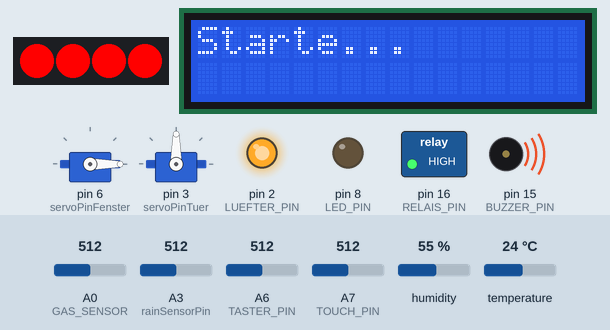
Bench run of a sketch on a simulated Arduino Nano, built with avr-gcc and run on an emulated ATmega328P. Shown: 4 RGB LEDs in strip order, left to right, 2 × servo, 16×2 character LCD, switched loads named in the sketch (green lamp = pin HIGH), output pins drawn as LEDs (lit = HIGH), buzzer (waves = sounding, pin HIGH). Inputs (shaded band) come from the test bench; at power-on: A7 (TOUCH_PIN) = 512, A0 (GAS_SENSOR) = 512, A3 (rainSensorPin) = 512, A6 (TASTER_PIN) = 512, humidity 55 %, temperature 24 °C. Pins used as bus, display or sensor lines are not drawn; what the sketch prints to the serial monitor is not drawn.

Above: at 1.4 s.
1.5 s: A7 (TOUCH_PIN) set to 53
3.0 s: A7 (TOUCH_PIN) set to 46
At 5.1 s:
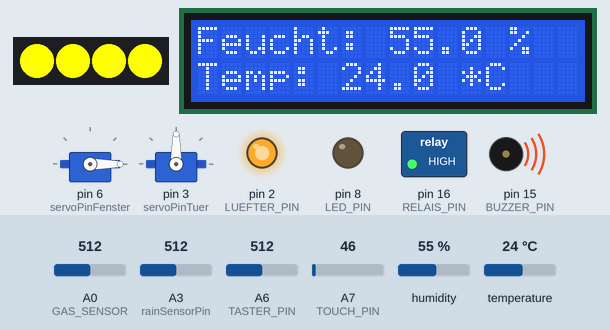
At 5.8 s:
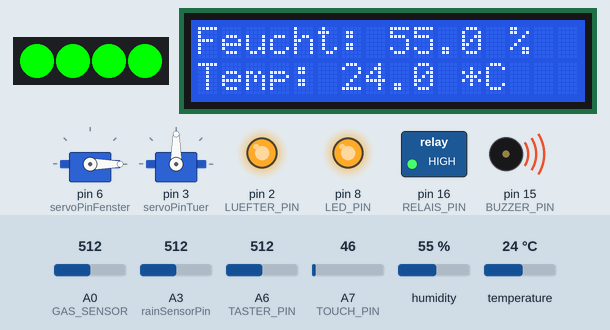
6.0 s: A7 (TOUCH_PIN) set to 122
At 8.0 s:
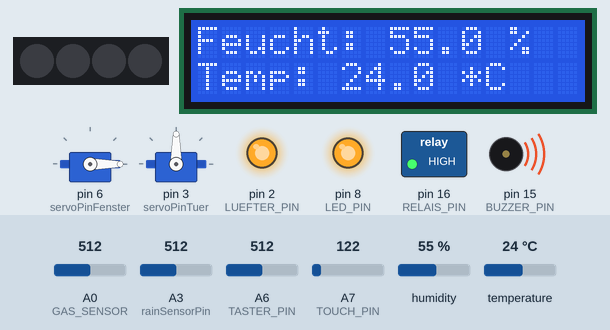
Timing chart, 0 to 9.5 s (numbered marks = the images above; inputs shaded):
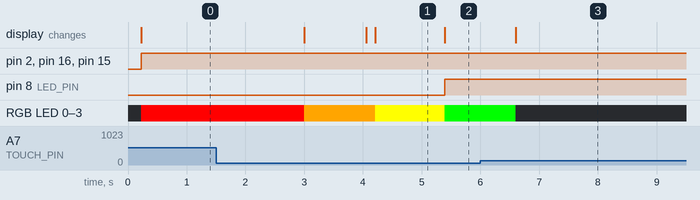

Measured:
- the behaviour switches between 51 and 50 on A7 (TOUCH_PIN) (found by bisection; images 0 and 1)
- after the input at 1.5 s, every drawn part: stays the same
- after the input at 3.0 s, pin 8 (LED_PIN): LOW → HIGH after 2.4 s; RGB LED 0–3: RGB(255, 0, 0) → RGB(255, 165, 0) at once, → RGB(255, 255, 0) 1.2 s later, → RGB(0, 255, 0) 1.2 s later
- after the input at 6.0 s, pin 8 (LED_PIN): stays HIGH (without the input it goes to LOW after 5.4 s)
- what the display in image 1 shows lasts 1.2 s, from 4.2 s to 5.4 s

The sketch:

gesamt_code_raspberry.ino
```cpp
#include <Servo.h>
#include <Adafruit_NeoPixel.h>  // Bibliothek für LED steuerung durch TOUCH-Sensor
#include <DHT.h>
#include <Wire.h>               // Bibliothek für I2C-Kommunikation
#include <LiquidCrystal_I2C.h>  // Bibliothek für LCD-Display
#include <SPI.h>
#include <MFRC522.h>            // Bibliothek für RC522 RFID-Leser

// Pin-Definitionen
// Gas Alarmsystem Steuerung durch Lüfter_Buzzer_Taster_LED
#define LUEFTER_PIN 2
#define RELAIS_PIN 16
#define BUZZER_PIN 15
#define LED_PIN 8
#define TASTER_PIN A6
#define GAS_SENSOR A0

// LED steuerung durch TOUCH-Sensor
#define TOUCH_PIN 7
#define LED_NEO_PIN 5
#define LED_ANZAHL 4

// Fenstersteuerungssystem durch Regensensor
#define rainSensorPin A3
#define servoPinFenster 6

// Temperature und Feuchtigkeitsystem steuerung durch LCD
#define DHTPIN 4
#define DHTTYPE DHT11

// Türsteuerungssystem durch RFID und Servo
#define RST_PIN 9
#define SS_PIN 10
#define servoPinTuer 3

// Schwellenwerte und Konstanten
// Gas Alarmsystem Steuerung durch Lüfter_Buzzer_Taster_LED
const int GAS_ALARM_LEVEL = 400;  // Gas-Schwellwert für Alarm
const int LED_INTERVALL = 5000;   // LED Blinkintervall in ms

// LED steuerung durch TOUCH-Sensor
const int farbIntervall = 1000;   // Farbwechsel alle 1000ms
const int farben[][4] = {
  {255, 0, 0, "Rot"},
  {255, 165, 0, "Orange"},
  {255, 255, 0, "Gelb"},
  {0, 255, 0, "Grün"},
  {0, 255, 255, "Cyan"},
  {0, 0, 255, "Blau"},
  {128, 0, 128, "Lila"},
  {255, 105, 180, "Rosa"},
  {255, 255, 255, "Weiß"}
};

// Fenstersteuerungssystem durch Regensensor
const int offenWinkel = 0;
const int geschlossenWinkel = 180;
const int regenSchwelle = 500;
const long warteZeitFenster = 1000;

// Türsteuerungssystem durch RFID und Servo
const int oeffnungsWinkel = 0;
const int schliessWinkel = 90;
const long warteZeitTuer = 3000;
const String blaueChipCode = "112155927";
const String studentenkarteCode = "4307817024027144";
const String weisserkarteCode = "1761411334";
int rfidZugang = 0;  // Standardwert: kein Zugang

// Objekte
// Gas Alarmsystem Steuerung durch Lüfter_Buzzer_Taster_LED
bool alarmAktiv = false;
bool tasterGedrueckt = false;
bool alarmManuellDeaktiviert = false;
unsigned long letzteLedAenderung = 0;
bool ledZustand = false;

// LED steuerung durch TOUCH-Sensor
Adafruit_NeoPixel led(LED_ANZAHL, LED_NEO_PIN, NEO_GRB + NEO_KHZ800);
bool ledsAn = false;
unsigned long letzteAenderung = 0;
int aktuelleFarbe = 0;

// Fenstersteuerungssystem durch Regensensor
Servo meinServo;

// Temperature und Feuchtigkeitsystem steuerung durch LCD
DHT dht(DHTPIN, DHTTYPE);
LiquidCrystal_I2C lcd(0x27, 16, 2);  // LCD mit 16 Zeichen, 2 Zeilen

// Türsteuerungssystem durch RFID und Servo
MFRC522 mfrc522(SS_PIN, RST_PIN);  // RFID-Modul
Servo tuerServo;

// Serial Datenübertragung
unsigned long letzteDatenSendung = 0;
const long datenIntervall = 500;

void setup() {
  // Serielle Kommunikation starten
  Serial.begin(115200);

  // Gas Alarmsystem Steuerung durch Lüfter_Buzzer_Taster_LED
  pinMode(LUEFTER_PIN, OUTPUT);
  pinMode(RELAIS_PIN, OUTPUT);
  pinMode(BUZZER_PIN, OUTPUT);
  pinMode(LED_PIN, OUTPUT);
  pinMode(TASTER_PIN, INPUT_PULLUP);

  // LED steuerung durch TOUCH-Sensor
  pinMode(TOUCH_PIN, INPUT);
  led.begin();
  led.show();

  // Fenstersteuerungssystem durch Regensensor
  meinServo.attach(servoPinFenster);
  meinServo.write(offenWinkel);  // Fenster auf beim Start

  // Temperature und Feuchtigkeitsystem steuerung durch LCD
  lcd.init();
  lcd.backlight();
  lcd.clear();
  lcd.print("Starte...");
  dht.begin();
  delay(100);

  // Türsteuerungssystem durch RFID und Servo
  SPI.begin();
  mfrc522.PCD_Init();
  tuerServo.attach(servoPinTuer);
  tuerServo.write(schliessWinkel);  // Tür zu beim Start
}

void loop() {
  GasSystem();
  LedTouchSystem();
  RainSensorSystem();
  DHTSystem();
  RFIDSystem();
  sendSensorData();
}

// Systemfunktionen
// Gas Alarmsystem Steuerung durch Lüfter_Buzzer_Taster_LED
void GasSystem() {
  int gasWert = analogRead(GAS_SENSOR);
  bool tasterStatus = analogRead(TASTER_PIN) < 50; // Analoger Schwellwert
  if (tasterStatus && !tasterGedrueckt) {
    tasterGedrueckt = true;
    alarmAktiv = false;
    alarmManuellDeaktiviert = true;
    allesAusschalten();
    delay(200);
  } else if (!tasterStatus) {
    tasterGedrueckt = false;
    if (gasWert < GAS_ALARM_LEVEL) {
      alarmManuellDeaktiviert = false;
    }
    if (gasWert >= GAS_ALARM_LEVEL && !alarmAktiv && !alarmManuellDeaktiviert) {
      alarmAktiv = true;
    }
  }
  if (alarmAktiv) {
    digitalWrite(RELAIS_PIN, HIGH);
    digitalWrite(LUEFTER_PIN, HIGH);
    digitalWrite(BUZZER_PIN, HIGH);
    if (millis() - letzteLedAenderung >= LED_INTERVALL) {
      ledZustand = !ledZustand;
      digitalWrite(LED_PIN, ledZustand);
      letzteLedAenderung = millis();
    }
  } else {
    allesAusschalten();
  }
}

// LED steuerung durch TOUCH-Sensor
void LedTouchSystem() {
  int touchWert = analogRead(TOUCH_PIN);
  bool beruehrung = (touchWert > 50);
  if (beruehrung) {
    ledsAn = !ledsAn;
    if (ledsAn) {
      aktuelleFarbe = 0;
      farbeAnzeigen(aktuelleFarbe);
    } else {
      ausschalten();
    }
    delay(300);
    while (analogRead(TOUCH_PIN) > 50) {}
  }
  if (ledsAn && millis() - letzteAenderung >= farbIntervall) {
    aktuelleFarbe = (aktuelleFarbe + 1) % 9;
    farbeAnzeigen(aktuelleFarbe);
    letzteAenderung = millis();
  }
}

// Fenstersteuerungssystem durch Regensensor
void RainSensorSystem() {
  int regenWert = analogRead(rainSensorPin);
  if (regenWert < regenSchwelle) {
    meinServo.write(geschlossenWinkel);
  } else {
    meinServo.write(offenWinkel);
  }
  delay(warteZeitFenster);
}

// Temperature und Feuchtigkeitsystem steuerung durch LCD
void DHTSystem() {
  ShowHumiture();
  delay(100);
}

// Türsteuerungssystem durch RFID und Servo
void RFIDSystem() {
  if (mfrc522.PICC_IsNewCardPresent() && mfrc522.PICC_ReadCardSerial()) {
    String uid = getUID();
    if (uid == studentenkarteCode || uid == blaueChipCode) {
      tuerOeffnen();
      rfidZugang = 1;  //  Zugang erlaubt
    } else {
      rfidZugang = 0;  //  Zugang verweigert
    }
    mfrc522.PICC_HaltA();
    mfrc522.PCD_StopCrypto1();
  }
}

// Neue Funktion für Datenübertragung
void sendSensorData() {
  if (millis() - letzteDatenSendung < datenIntervall) return;

  // Sensorwerte lesen
  int gasWert = analogRead(GAS_SENSOR);
  int regenWert = analogRead(rainSensorPin);
  int touchWert = analogRead(TOUCH_PIN);
  bool beruehrung = (touchWert > 50);
  float h = dht.readHumidity();
  float t = dht.readTemperature();
  bool tasterStatus = analogRead(TASTER_PIN) < 50;
  String rfidUID = mfrc522.PICC_IsNewCardPresent() && mfrc522.PICC_ReadCardSerial() ? getUID() : "none";

  // Daten senden
  Serial.print("gaswert, ");
  Serial.println(gasWert);
  Serial.print("taste, ");
  Serial.println(tasterStatus ? "1" : "0");
  Serial.print("regenwert, ");
  Serial.println(regenWert);
  Serial.print("touch, ");
  Serial.println(beruehrung ? "1" : "0");
  Serial.print("temperatur, ");
  Serial.println(t, 1);
  Serial.print("feuchtigkeit, ");
  Serial.println(h, 1);
  Serial.print("rfid, ");
  Serial.println(rfidZugang);

  letzteDatenSendung = millis();
  rfidZugang = 0;  // Status zurücksetzen
}

// Hilfsfunktionen
// Gas Alarmsystem Steuerung durch Lüfter_Buzzer_Taster_LED
void allesAusschalten() {
  digitalWrite(RELAIS_PIN, LOW);
  digitalWrite(LUEFTER_PIN, LOW);
  digitalWrite(BUZZER_PIN, LOW);
  digitalWrite(LED_PIN, LOW);
}

// LED steuerung durch TOUCH-Sensor
void ausschalten() {
  for (int i = 0; i < LED_ANZAHL; i++) {
    led.setPixelColor(i, 0);
  }
  led.show();
}

void farbeAnzeigen(int index) {
  for (int i = 0; i < LED_ANZAHL; i++) {
    led.setPixelColor(i, led.Color(farben[index][0], farben[index][1], farben[index][2]));
  }
  led.show();
}

// Temperature und Feuchtigkeitsystem steuerung durch LCD
void ShowHumiture() {
  float h = dht.readHumidity();
  float t = dht.readTemperature();
  lcd.clear();
  lcd.setCursor(0, 0);
  lcd.print("Feucht: ");
  lcd.print(h, 1);
  lcd.print(" %");
  lcd.setCursor(0, 1);
  lcd.print("Temp: ");
  lcd.print(t, 1);
  lcd.print(" *C");
}

// Türsteuerungssystem durch RFID und Servo
String getUID() {
  String uidStr = "";
  for (byte i = 0; i < mfrc522.uid.size; i++) {
    uidStr += String(mfrc522.uid.uidByte[i], DEC);
  }
  return uidStr;
}

void tuerOeffnen() {
  tuerServo.write(oeffnungsWinkel);
  delay(warteZeitTuer);
  tuerServo.write(schliessWinkel);
}
```
